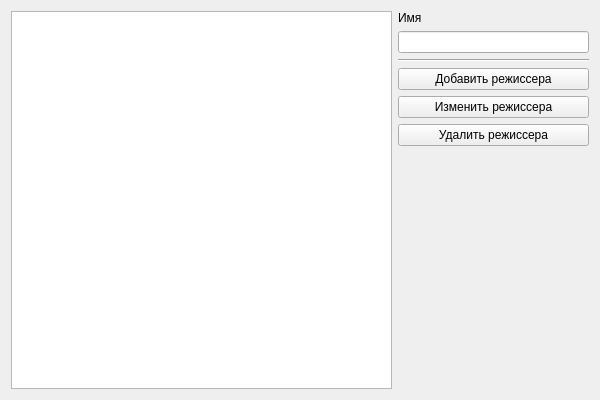
<?xml version="1.0" encoding="UTF-8"?>
<ui version="4.0">
 <class>Form</class>
 <widget class="QWidget" name="Form">
  <property name="geometry">
   <rect>
    <x>0</x>
    <y>0</y>
    <width>600</width>
    <height>400</height>
   </rect>
  </property>
  <property name="windowTitle">
   <string>Режиссеры</string>
  </property>
  <layout class="QHBoxLayout" name="horizontalLayout_2">
   <item>
    <layout class="QHBoxLayout" name="horizontalLayout" stretch="4,2">
     <item>
      <widget class="QTableWidget" name="tableWidget"/>
     </item>
     <item>
      <layout class="QVBoxLayout" name="verticalLayout">
       <item>
        <widget class="QLabel" name="label">
         <property name="text">
          <string>Имя</string>
         </property>
        </widget>
       </item>
       <item>
        <widget class="QLineEdit" name="nameEdit"/>
       </item>
       <item>
        <widget class="Line" name="line">
         <property name="orientation">
          <enum>Qt::Horizontal</enum>
         </property>
        </widget>
       </item>
       <item>
        <widget class="QPushButton" name="addButton">
         <property name="text">
          <string>Добавить режиссера</string>
         </property>
        </widget>
       </item>
       <item>
        <widget class="QPushButton" name="editButton">
         <property name="text">
          <string>Изменить режиссера</string>
         </property>
        </widget>
       </item>
       <item>
        <widget class="QPushButton" name="deleteButton">
         <property name="text">
          <string>Удалить режиссера</string>
         </property>
        </widget>
       </item>
       <item>
        <spacer name="verticalSpacer">
         <property name="orientation">
          <enum>Qt::Vertical</enum>
         </property>
         <property name="sizeHint" stdset="0">
          <size>
           <width>20</width>
           <height>40</height>
          </size>
         </property>
        </spacer>
       </item>
      </layout>
     </item>
    </layout>
   </item>
  </layout>
 </widget>
 <resources/>
 <connections/>
</ui>
